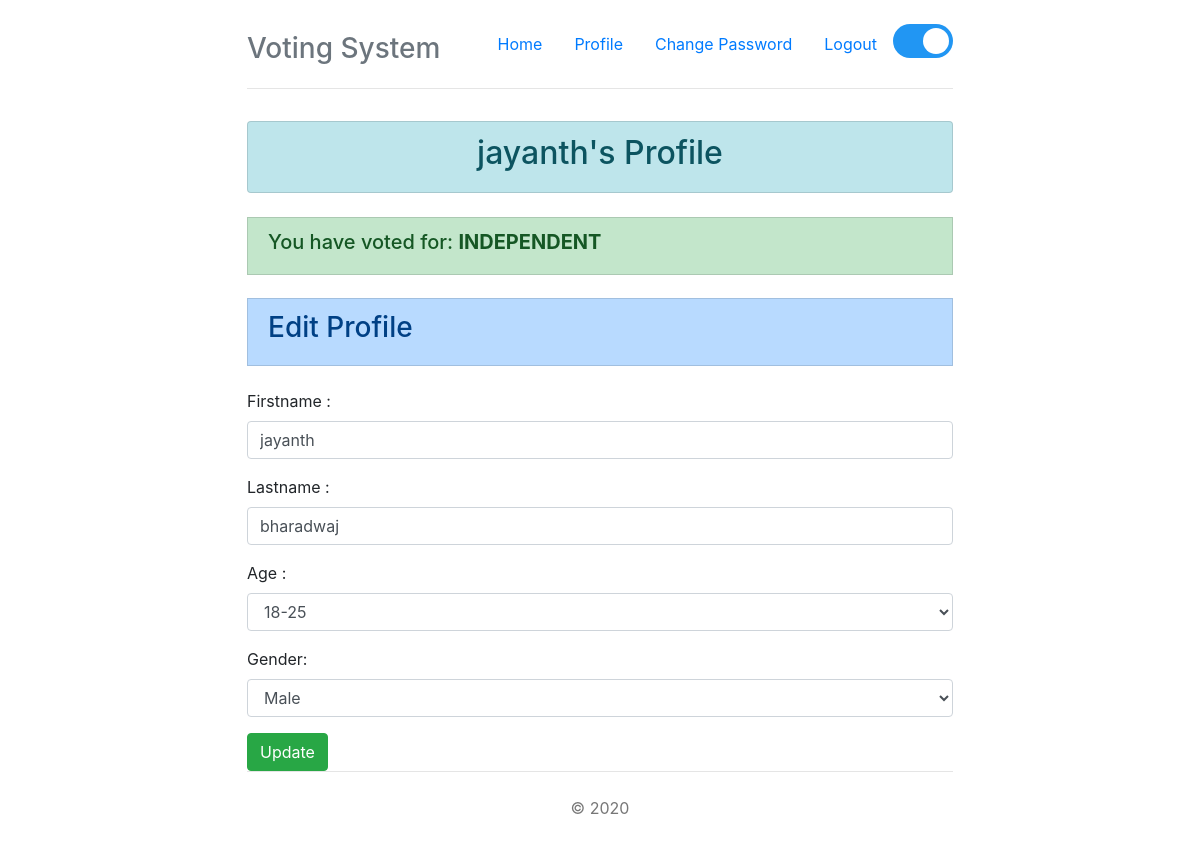
Before: /profile.php (signed in) with the older database file.
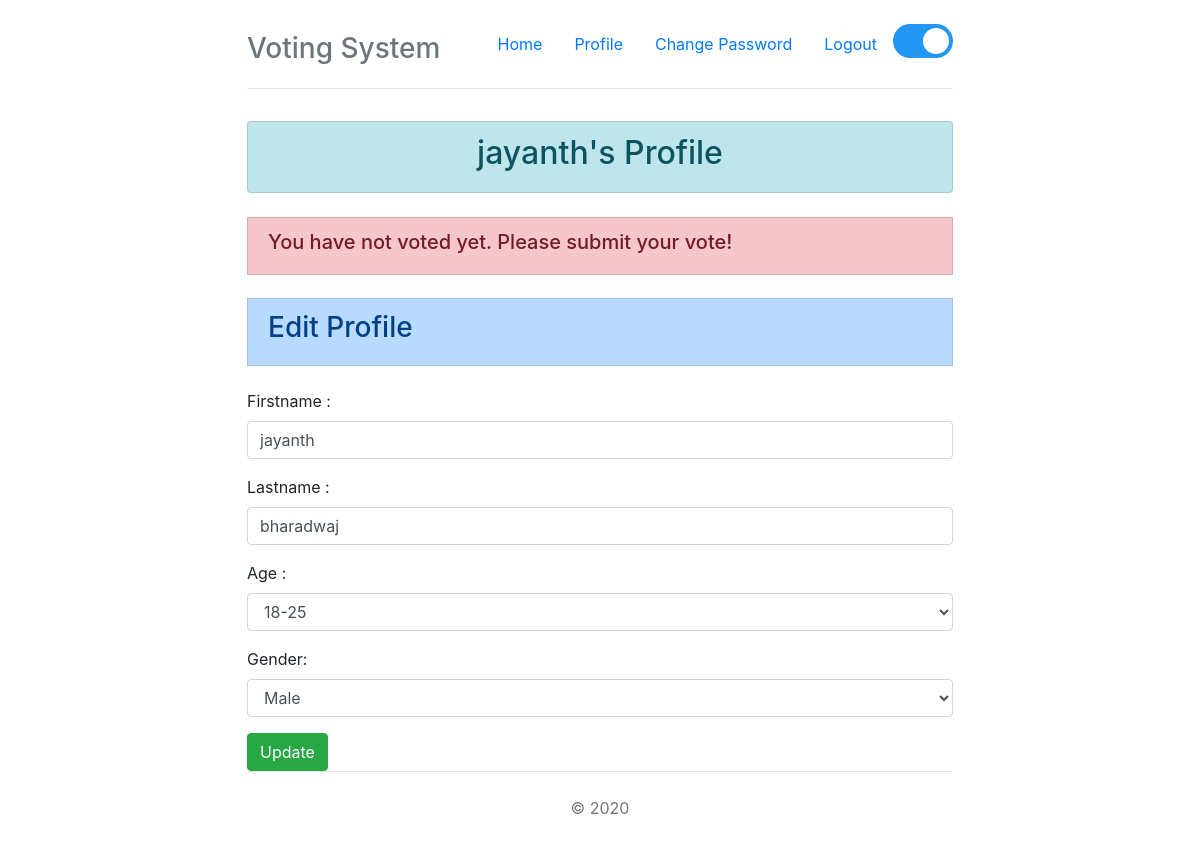
After: the same page with the newer database file.
### tables this page shows
CREATE TABLE `votings` (
  `votingId` int(11) NOT NULL,
  `voterName` varchar(255) NOT NULL,
  `voteTo` varchar(255) NOT NULL,
  `votedOn` datetime NOT NULL DEFAULT current_timestamp(),
  `voterGender` varchar(255) NOT NULL,
  `voterAgeRange` varchar(255) NOT NULL
);

### profile.php (the view, shortened to what this page needs)
<?php
include "head.php";
?>
<body>
  <div class="container">
    <?php include "navbar.php"; ?>
    <?php if ($_SESSION) {
      if ($_SESSION['rank'] == 'voter') {
        include "connection.php";
        $name = $_SESSION['name'];
        $uq = "SELECT * from users WHERE username = '$name'";
        $uqr = mysqli_query($conn, $uq);
        if (mysqli_num_rows($uqr) > 0) {
          while ($row = mysqli_fetch_array($uqr)) {
            $firstname = $row['firstName'];
            $lastname = $row['lastName'];
            $age = $row['ageRange'];
            $gender = $row['gender'];
          }
        }
    ?>
        <ul class="list-group">
          <center>
            <li class="list-group-item list-group-item-info">
              <h2> <?php echo $name; ?>'s Profile</h2>
            </li>
          </center>
        </ul>
        <br />
        <?php
        $vq = "SELECT voteTo from votings WHERE voterName = '$name'";
        $vqr = mysqli_query($conn, $vq);
        if (mysqli_num_rows($vqr) == 1) {
          $row = mysqli_fetch_assoc($vqr); ?>
          <li class="list-group-item list-group-item-success">
            <h5>You have voted for: <b><?php echo $row['voteTo']; ?></b></h5>
          </li>
        <?php } else { ?>
          <li class="list-group-item list-group-item-danger">
            <h5>You have not voted yet. Please submit your vote!</h5>
          </li>
        <?php }
        ?>
        <br />
        <li class="list-group-item list-group-item-primary">
          <h3>Edit Profile</h3>
        </li>
        <br />
        <form action="update_action.php" method="post" id="updateuser">
          <div class="form-group">
            <label for="firstname"> Firstname :</label>
            <input type="text" class="form-control" placeholder="Enter firstname" id="firstname" name="firstname" value="<?php echo $firstname; ?>" required>
          </div>
          <div class="form-group">
            <label for="lastname"> Lastname :</label>
            <input type="text" class="form-control" placeholder="Enter lastname" id="lastname" name="lastname" value="<?php echo $lastname; ?>" required>
          </div>
          <div class=" form-group">
            <label for="age"> Age :</label>
            <select class="form-control" id="age" name="age" required>
              <option value="18-25" <?php if ($age == '18-25') {
                                      echo "selected";
                                    } ?>>18-25</option>
            </select>
          </div>
          <div class=" form-group">
            <label for="gender">Gender:</label>
            <select class="form-control" id="gender" name="gender" required>
              <option value="male" <?php if ($gender == 'male') {
                                      echo "selected";
                                    } ?>>Male</option>
            </select>
          </div>
          <input type="submit" class="btn btn-success" name="update" value="Update">
        </form>
    <?php }
    } else {
      echo "You don't have Access";
    } ?>
    <?php include "footer.php"; ?>
</body>

Changed rows visible on the page:
removed votings: voteTo "INDEPENDENT"
Other visible differences:
text no longer shown: "You have voted for:"
text now shown: "You have not voted yet. Please submit your vote!"
